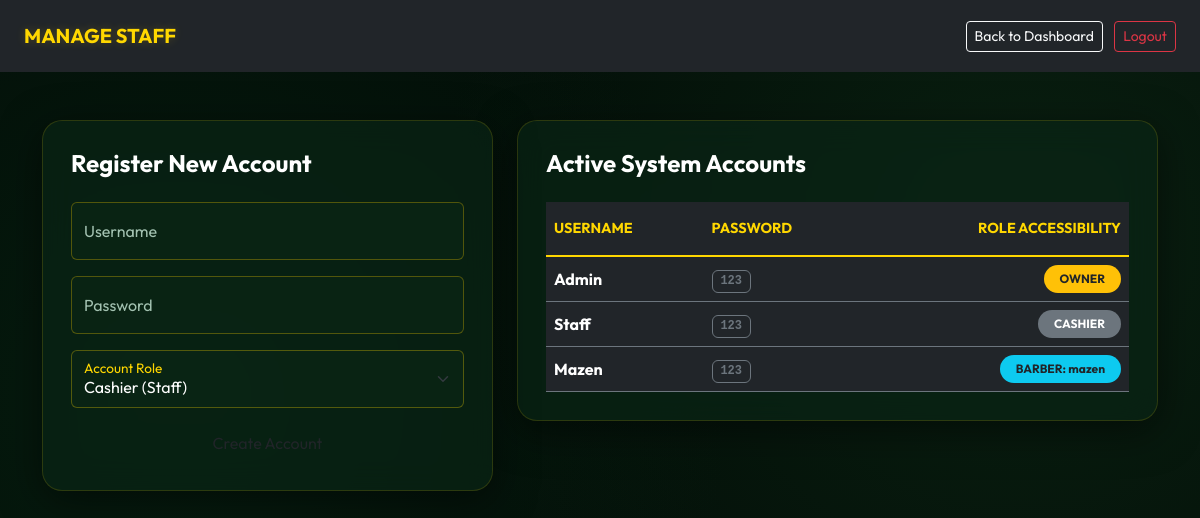
Before: /manage_users (signed in) with the older database file.
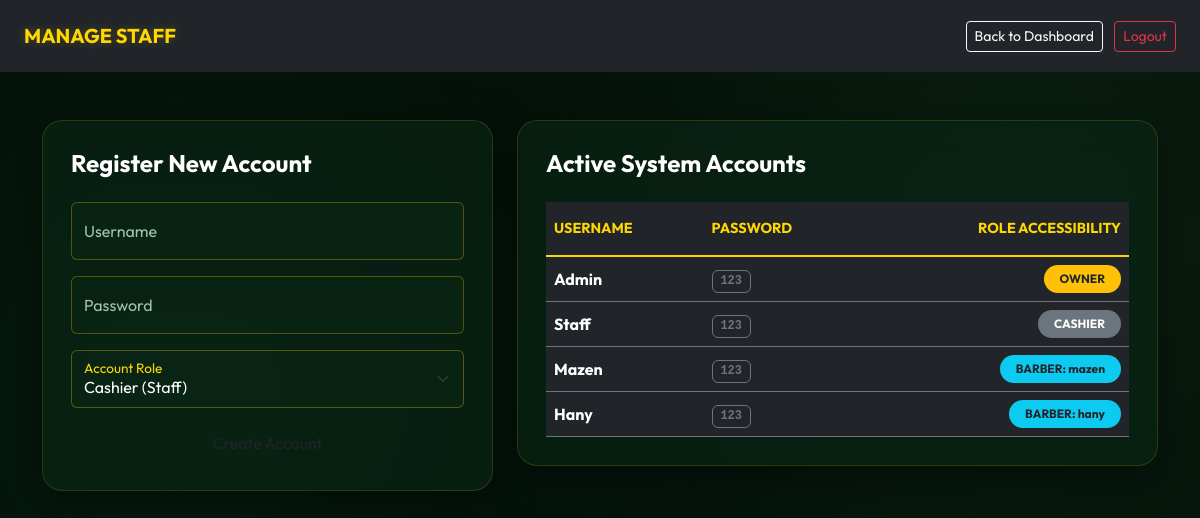
After: the same page with the newer database file.
### app.py (models this page shows)
class User(UserMixin, db.Model):
    id = db.Column(db.Integer, primary_key=True)
    username = db.Column(db.String(50), unique=True, nullable=False)
    password = db.Column(db.String(50), nullable=False)
    role = db.Column(db.String(20), nullable=False)
    linked_barber_id = db.Column(db.Integer, db.ForeignKey('barber.id'), nullable=True)
    barber = db.relationship('Barber', backref='user_account')

class Barber(db.Model):
    id = db.Column(db.Integer, primary_key=True)
    name = db.Column(db.String(100), nullable=False)
    commission_type = db.Column(db.String(20), default='percentage')
    commission_value = db.Column(db.Float, default=0.0)
    total_paid = db.Column(db.Float, default=0.0)
    balance = db.Column(db.Float, default=0.0)

### app.py (the view, shortened to what this page needs)
@app.route('/manage_users', methods=['GET', 'POST'])
@login_required
def manage_users():
    if current_user.role != 'owner': return "Access Denied"
    users = User.query.all()
    barbers = Barber.query.all()
    return render_template('manage_users.html', users=users, barbers=barbers)

### app.py (called while the page is built, shortened)
@login_manager.user_loader
def load_user(user_id):
    return User.query.get(int(user_id))

@app.context_processor
def inject_translations():
    lang = session.get('lang', 'en')
    translations = {}
    def t(key, default_english):
        return translations.get(key, default_english)
    return dict(t=t, current_lang=lang)

@app.context_processor
def inject_global_data():
    lang = session.get('lang', 'en')
    translations = {}
    def t(key, default_english):
        return translations.get(key, default_english)
    low_stock_count = 0
    if current_user.is_authenticated and current_user.role == 'owner':
        low_stock_count = Product.query.filter(Product.is_active == True, Product.stock <= Product.low_stock_threshold).count()
    return dict(t=t, current_lang=lang, low_stock_count=low_stock_count)

### templates/manage_users.html (shortened to what the changed rows need)
<!DOCTYPE html>
<html lang="en">
<head>
    <link href="https://cdn.jsdelivr.net/npm/bootstrap@5.3.0/dist/css/bootstrap.min.css" rel="stylesheet">
    <link rel="stylesheet" href="{{ url_for('static', filename='style.css') }}">
</head>
<body>
    <div class="container">
        <div class="row g-4">
            <div class="col-md-7 animate-fade-up delay-2">
                <div class="luxury-card">
                    <div class="table-responsive">
                        <table class="table table-dark table-hover table-borderless mb-0">
                            <thead>
                                <tr class="text-secondary border-bottom border-secondary">
                                    <th class="py-3">USERNAME</th>
                                    <th class="py-3">PASSWORD</th>
                                    <th class="text-end py-3">ROLE ACCESSIBILITY</th>
                                </tr>
                            </thead>
                            <tbody>
                                {% for u in users %}
                                <tr class="border-bottom border-secondary align-middle">
                                    <td class="fw-bold text-white">{{ u.username|capitalize }}</td>
                                    <td><span class="badge bg-dark border border-secondary text-secondary font-monospace">{{ u.password }}</span></td>
                                    <td class="text-end">
                                        {% if u.role == 'owner' %}
                                            <span class="badge bg-warning text-dark px-3 py-2 rounded-pill fw-bold">OWNER</span>
                                        {% elif u.role == 'barber' %}
                                            <span class="badge bg-info text-dark px-3 py-2 rounded-pill fw-bold">BARBER: {{ u.barber.name if u.barber else 'Unlinked' }}</span>
                                        {% else %}
                                            <span class="badge bg-secondary text-white px-3 py-2 rounded-pill fw-bold">CASHIER</span>
                                        {% endif %}
                                    </td>
                                </tr>
                                {% endfor %}
                            </tbody>
                        </table>
                    </div>
                </div>
            </div>
        </div>
    </div>
</body>
</html>

Changed rows visible on the page:
added User: username "Hany", password "123", barber "hany"
